Frame 1 (no input): blank canvas, image omitted
Frame 60 (the mouse pressed at the canvas centre just before this capture): blank canvas, image omitted
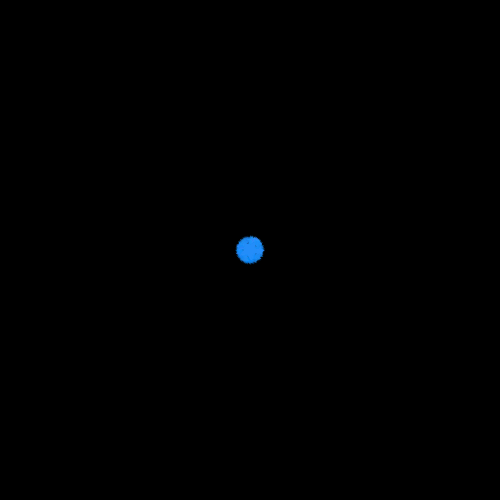
Frame 120 (the mouse held since frame 60 and released just before this capture)

The Processing sketch whose frames 1 and 60 were blank and that drew this single picture after the mouse press (run headless with seeded random() and noise(); from frame 60 on, the mouse is pressed at the canvas centre):

// Processing sketch: processing_95794
// ── processing_95794.pde

int elements=1000;
float x[]=new float[elements];
float y[]=new float[elements];

int numpoints=0;

void setup(){
  size(500,500);
  frameRate(30);
}

void mouseDragged(){
  x[numpoints]=mouseX;
  y[numpoints]=mouseY;
  
  numpoints +=1;
}

 
float angle=0;
float angle2=0;


void star(){

  noStroke();
  fill(random(0,50),random(130,150),random(245,255),random(255));

  
  beginShape();
  scale(0.2,0.2);
  rotate(angle2);
  vertex(0, -50);
  vertex(14, -20);
  vertex(47, -15);
  vertex(23, 7);
  vertex(29, 40);
  vertex(0, 25);
  vertex(-29, 40);
  vertex(-23, 7);
  vertex(-47, -15);
  vertex(-14, -20);
  endShape(CLOSE);
  
  pushMatrix();
  rotate(angle);
  scale(0.5,0.5);
  translate(100,0);
  beginShape();
  vertex(0, -50);
  vertex(14, -20);
  vertex(47, -15);
  vertex(23, 7);
  vertex(29, 40);
  vertex(0, 25);
  vertex(-29, 40);
  vertex(-23, 7);
  vertex(-47, -15);
  vertex(-14, -20);
  endShape(CLOSE);
  popMatrix();
  
  angle+=0.1;
  angle2+=0.01;
  
}

int frame=0;

void draw(){
  
  if (mousePressed){
    translate(mouseX,mouseY);
    star();
  }
  
  else if(!mousePressed){
  background(0);
  for (int i=1; i<numpoints; i++){
  
  x[i]+=sin(frame/i);
  y[i]+=cos(frame/i);
  
  pushMatrix();
  translate(x[i],y[i]);
  scale(random(0,2));
  star();
  popMatrix();
  }
  
 frame+=1;
  }

}

void keyPressed(){
  numpoints=0;
}
